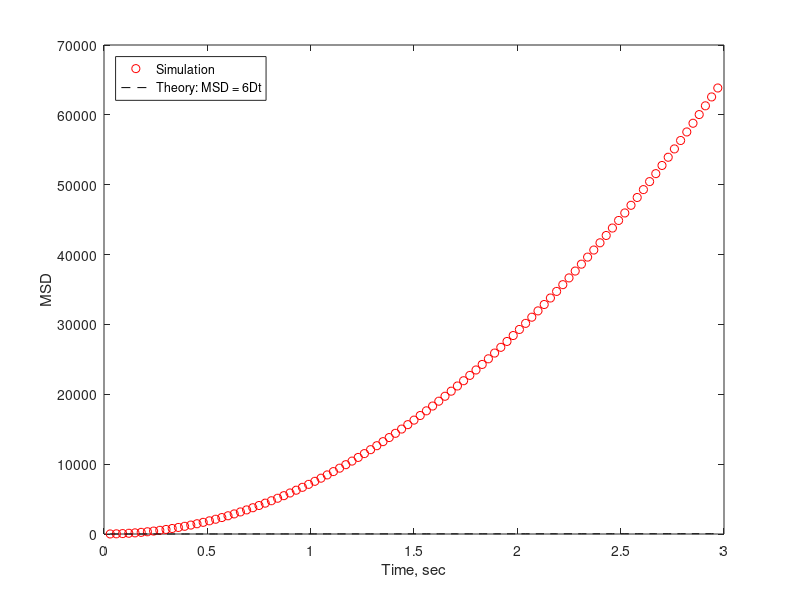
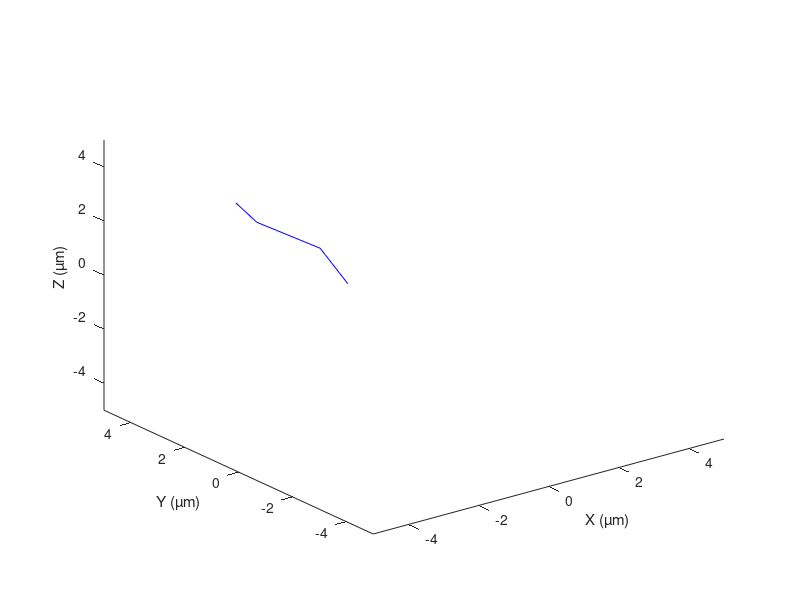

The MATLAB source for these figures, in order:
function DM_mycheck_18jan
D = 2;
P = 500;
T = 100;	% <#> Number of frames to simulate particles for	%
dt = 0.030;
Time = (linspace(0, (T-1) * dt, T))';
kdm1 = 5; kdm2 = 100;
    
traj_tot = [];
dis_tot = [];
for p = 1:P
    traj{p} = DirectedMotion(Time, D, kdm1, kdm2);
    traj_tot = [traj_tot; traj{p}];
    dis_tot = [dis_tot; traj{p}];
end
    
% dis_tot
MSD = [];
ad = 1e-5;
Time2 = Time(2:end);
for t = min(Time2):dt:max(Time2)
    dis_t = dis_tot(traj_tot(:,4)>=t-ad & traj_tot(:,4)<=t+ad,:);
    MSD_t = mean(sum(dis_t(:,1:3).^2,2));
 
    MSD = [MSD; MSD_t];
end



figure()
plot(Time2, MSD, 'or', ...
    Time2, 2*3*D.*Time2, 'k--')
legend('Simulation', 'Theory: MSD = 6Dt','Location','northwest')
xlabel('Time, sec')
ylabel('MSD')

figure()
plot3(traj{1}(:,1),  traj{1}(:,2), traj{1}(:,3), '-b')
xlim([-5 5]); % Set x-axis limits
ylim([-5 5]); % Set y-axis limits
zlim([-5 5]); % Set z-axis limits

xlabel('X (µm)'); % Label for x-axis
ylabel('Y (µm)'); % Label for y-axis
zlabel('Z (µm)'); % Label for z-axis
rotate3d on; % Enable interactive rotation
end

function [traj] = DirectedMotion(t, D, kdm1, kdm2)
% Random DM coefficient calculation: lbd - kdm, ubd - 1000
coef = kdm1 + (kdm2 - kdm1) * rand;
    
% Speed module calculation 
speed = coef * sqrt(D);
    
dt = diff(t);
% Simulate motion for each trajectory with the chosen length
vel = randn([3, 1]);	
v = vel ./ norm(vel);
traj = NormalDiffusion(t, D);	% Initialize the trajectory with diffusion %

phi = atan2(v(2), v(1));
theta = acos(v(3)/sqrt(sum(v.^2)));
    
omega_phi = Wiener(t, 0, D/100);%
omega_theta = Wiener(t, 0, D/100);%
phi = phi + cumsum(omega_phi .* dt);
theta = theta + cumsum(omega_theta .* dt);
	
vel = speed * [cos(phi).*sin(theta) sin(phi).*sin(theta) cos(theta)];

traj(:,1:3) = traj(:,1:3) + cumsum(vel .* dt, 1);
end
function [traj] = NormalDiffusion(t, D)
N = length(t);	% N - Number of positions, N-1 - number of displacements 				%
dt = diff(t);	% Time differential between positions			%
	
traj = zeros([N-1, 3+1]);	% Initialize the trajectory %
traj(:,end) = t(2:end);

% Normal distribution
mu = 0;
sigma = (2*D*dt).^0.5;
du_x = mu + sigma .* randn(N-1, 1);
du_y = mu + sigma .* randn(N-1, 1);
du_z = mu + sigma .* randn(N-1, 1);
du_3d = [du_x du_y du_z];
traj(:,1:3) = cumsum(du_3d);
end
function [res] = Wiener(time, drift, variance)
    % Simulates a Wiener process, nondifferentiable random motion %
    N = length(time);
    X = randn(N-1, 1); % Ensure X is a single-column vector
    dt = diff(time(:)); % Ensure dt is a single-column vector
    vel = drift .* dt + variance .* X .* sqrt(dt);
    res = cumsum(vel);

    % Check if the result is a single-column vector
    if size(res, 2) ~= 1
        error('Wiener process output is not a single-column vector.');
    end
end
















